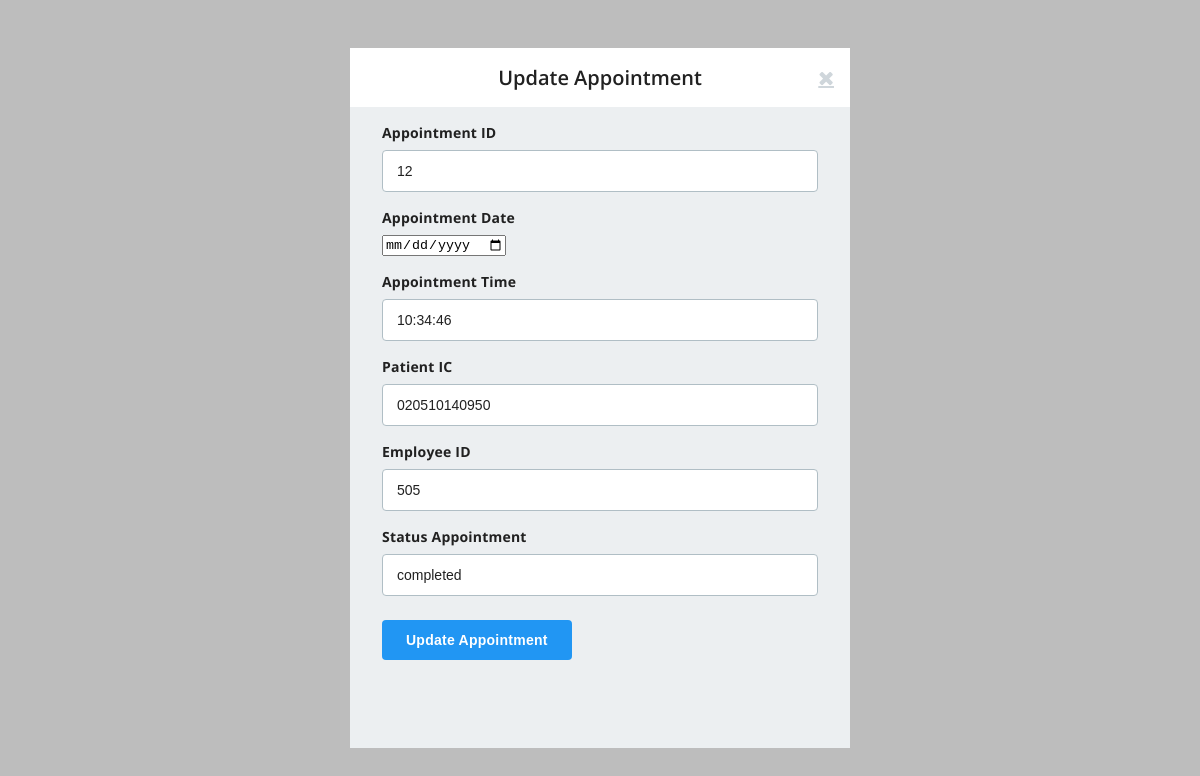
Page /updapp.php?updapp=12 on the committed database.
### tables this page shows
CREATE TABLE `appointment` (
  `appID` int(11) NOT NULL,
  `appDate` date NOT NULL,
  `appTime` time NOT NULL,
  `patientIC` varchar(12) NOT NULL,
  `empID` int(11) NOT NULL,
  `treatmentID` int(11) DEFAULT NULL,
  `statusapp` varchar(20) NOT NULL
);

### updapp.php (the view, shortened to what this page needs)
<html lang="en"><head>
  <link rel="stylesheet" href="https://cdnjs.cloudflare.com/ajax/libs/normalize/5.0.0/normalize.min.css">
</head>
<body translate="no">
<form class="well form-horizontal" action="updateappsql.php" method="post"  id="addform">
  <div class="wrapper">
  <div class="form-header">Update Appointment <a href="applist.php" class="fa fa-times close"> </a></div>
  <div class="form-grp">
  <?php
	include("dbconn.php");
	$sql = "SELECT * FROM appointment WHERE appID = ".$_GET['updapp'];
	$query = mysqli_query($dbconn, $sql) or die ("Error: " . mysqli_error($dbconn));
	$row = mysqli_num_rows($query);
	if($row != 0)
	{
		$r = mysqli_fetch_assoc($query); ?>
    <label>Appointment ID</label>
    <input name="appID" type="text" value="<?php echo $r['appID']?>" placeholder="" readonly>
  </div>
  <div class="form-grp">
    <label>Appointment Date</label>
    <input name="appDate" type="date"  value="<?php echo $r['appDate']?> "placeholder="">
  </div>
  <div class="form-grp">
    <label>Appointment Time</label>
    <input name="appTime" type="text"  value="<?php echo $r['appTime']?>" placeholder="" >
  </div>
  <div class="form-grp">
    <label>Patient IC</label>
    <input name="patientIC" type="text"  value="<?php echo $r['patientIC']?>" placeholder="" readonly>
  </div>
  <div class="form-grp">
    <label>Employee ID</label>
    <input name="empID" type="text"  value="<?php echo $r['empID']?>" placeholder="" readonly>
  </div>
  <div class="form-grp">
    <label>Status Appointment</label>
    <input name="statusapp" type="text"  value="<?php echo $r['statusapp']?>"placeholder="">
  </div>
  <div class="form-grp">
    <input type="submit" value="Update Appointment">
  </div>
</div>
<?php }?>

### updapp.php (style rules this page uses)
*, *:before, *:after { box-sizing: border-box; }
body { font-size: 100%; font-family: 'Open Sans', sans-serif; background: #BDBDBD; }
.wrapper { max-width: 500px; height: 700px; margin: 3rem auto; background: #eceff1; padding: 0 0 1rem; position: relative; }
.form-header { background: #fff; text-align: center; font-size: 1.25rem; font-weight: 600; color: #212121; padding: 1rem; margin: 0 0 1rem; position: relative; }
.form-header .close { position: absolute; right: 1rem; top: 1.25rem; color: #cfd6db; cursor: pointer; transition: color .2s ease; }
.form-grp { margin: 0 2rem 1rem; }
.form-grp label { display: block; margin: 0 0 .5rem; font-weight: 700; letter-spacing: .2px; font-size: .875rem; color: #212121; }
input[type="text"], input[type="email"], input[type="password"] { padding: 0.75rem 0.875rem; border-radius: 4px; outline: 0; color: #212121; font-size: .875rem; width: 100%; border: 0.063rem solid #b0bec5; }
input[type="submit"] { padding: 0.75rem 1.5rem; margin: .5rem 0 0; outline: 0; border: 0; background: #2196f3; border-radius: 4px; color: #FFF; font-weight: 700; font-size: .875rem; letter-spacing: .25px; transition: background .3s ease; }

### rows in the picture
appointment: appID "12", appTime "10:34:46", patientIC "020510140950", empID "505", statusapp "completed"
